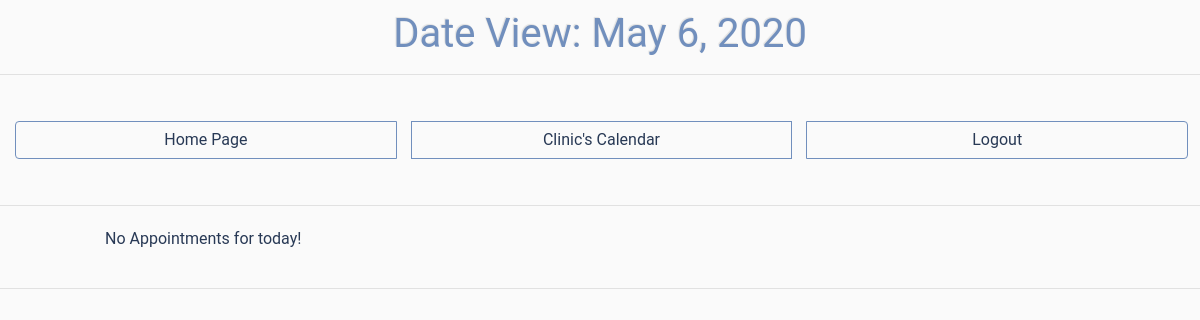
The page /reception_desk/date-view/2020-05-06 on the database as committed earlier.
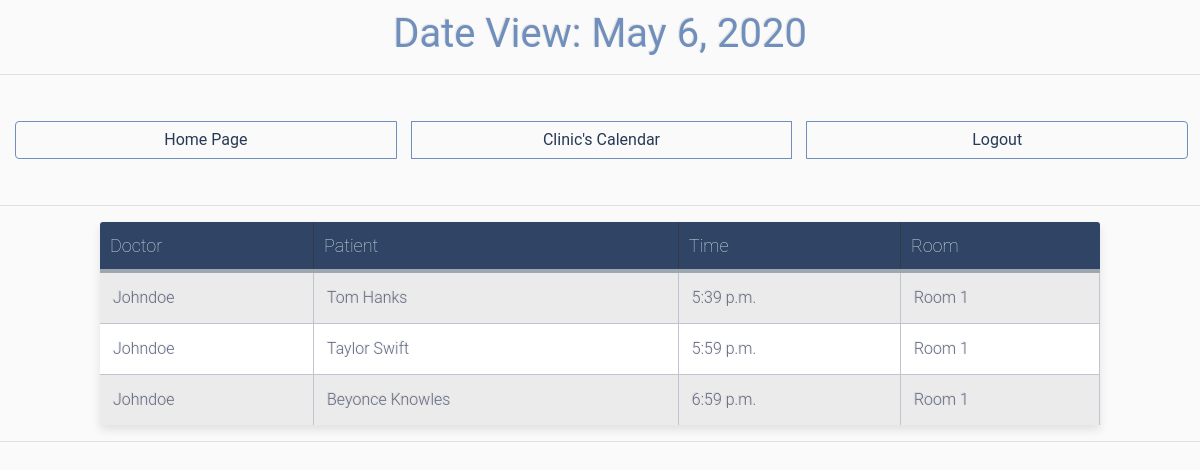
The same page on the database as committed later.
### general_models/models.py (models this page shows, shortened)
class Appointment(models.Model):
    doctor = models.ForeignKey(Doctor, on_delete=models.CASCADE)
    patient = models.ForeignKey(Patient, on_delete=models.CASCADE, null=True)
    date = models.DateField()
    time = models.TimeField()
    room = models.CharField(max_length=30, null=True)
    assigned = models.BooleanField( default=False)
    done = models.BooleanField( default=False)

class Doctor(models.Model):
    user = models.OneToOneField(User, on_delete=models.CASCADE)
    specialty = models.CharField(max_length=30)
    license_number = models.CharField(max_length=30, blank=True)
    def __str__(self):
        return self.user.username

class Patient(models.Model):
    first_name = models.CharField(max_length=30)
    last_name = models.CharField(max_length=30)
    gender = models.CharField(max_length=1, null=True)
    clinic_identifying_number = models.CharField(max_length=30)
    visa_number = models.CharField(max_length=30)
    language = models.CharField(max_length=30, default='English')
    phone_number = models.CharField(max_length=30, blank=True)
    origin_country = models.CharField(max_length=30, blank=True)
    date_of_birth = models.DateField(null=True)
    def __str__(self):
        return self.first_name + " " + self.last_name + "\n"

### reception_desk/views.py (the view)
# urls.py: path('date-view/<str:my_date>', views.date_view , name='date-view'),
def date_view(request, my_date):
    wanted_year = int(my_date[0:4])
    wanted_month = int(my_date[5:7])
    wanted_day = int(my_date[8:10])
    try:
        wanted_date = date(wanted_year, wanted_month, wanted_day)
    except:
        return render(request,'reception_desk/date_error.html') #case the given date is not valid
    appointment_list = gm.Appointment.objects.filter(date = wanted_date).order_by("time")
    rooms = set(appointment.room for appointment in  appointment_list)
    context = {'rooms':rooms,'appointment_list':appointment_list,'wanted_date':wanted_date, 'wanted_year': wanted_year,'wanted_month': wanted_month, 'wanted_day': wanted_day,}
    return render(request, 'reception_desk/date.html', context)

### reception_desk/templates/reception_desk/date.html (shortened to what this page needs)
{% load static %}
<!doctype html>
<html lang="en">
<head>
  <link rel="stylesheet" href="https://maxcdn.bootstrapcdn.com/bootstrap/4.0.0/css/bootstrap.min.css">
  <link rel="stylesheet" href="https://use.fontawesome.com/releases/v5.0.10/css/all.css">
  <link rel="stylesheet" type="text/css" href="{% static 'doctor_interface/style_interface.css'%}">
</head>
<body>
  <h1 class="title", style="text-align:center"> Date View: {{ wanted_date }}</h1>
  <hr>
  <div class="btn-group clearfix" style="width: 99%">
    <a class="btn btn-info left clearfix" style="width:33.3%; border: 1px solid  #718fbd;" href="{% url 'home' %}">Home Page</a>
    <a class="btn btn-info left clearfix" style="width:33.3%; border: 1px solid  #718fbd;"  href="{% url 'reception_desk:calendar' %}" >Clinic's Calendar</a>
    <a class="btn btn-info left clearfix" style="width:33.3%; border: 1px solid  #718fbd;" href="{% url 'logout' %}" >Logout</a>
  </div>
  <hr>
  {% if appointment_list %}
  <table class="table-fill">
    <thead>
      <tr>
        <th>Doctor</th>
        <th>Patient</th>
        <th>Time</th>
        <th>Room</th>
      </tr>
    </thead>
    <tbody class="table-hover">
      {% for appointment in appointment_list %}
      <tr>
        <td>{{ appointment.doctor}}</td>
        <td>{{ appointment.patient}}</td>
        <td>{{ appointment.time }}</td>
        <td>{{ appointment.room }}</td>
      </tr>
      {% endfor %}
    </tbody>
  </table>
  {% else %}
  <div class="table-title">
    <p style="color: #283955;">No Appointments for today!</p>
  </div>
  {% endif %}
  <hr>
</body>

### doctor_interface/static/doctor_interface/style_interface.css (style rules this page uses)
body { font-weight: 400; font-style:normal; font-family: "Roboto", helvetica, arial, sans-serif; background: #fafafa; }
.table-fill { background: white; font-family: "Roboto", helvetica, arial, sans-serif; border-radius:3px; border-collapse: collapse; height: 100px; margin: auto; max-width: 1000px; padding:5px; width: 100%; box-shadow: 0 5px 10px rgba(0, 0, 0, 0.1); animation: float 5s infinite; }
th { color:#D5DDE5; font-family: "Roboto", helvetica, arial, sans-serif; background: #304566; border-bottom:4px solid #9ea7af; border-right: 1px solid #343a45; font-size:18px; font-weight: 100; padding:10px; text-align:left; text-shadow: 0 1px 1px rgba(0, 0, 0, 0.1); vertical-align:middle; }
th:first-child { border-top-left-radius:3px; }
th:last-child { border-top-right-radius:3px; border-right:none; }
tr { border-top: 1px solid #C1C3D1; border-bottom: 1px solid #C1C3D1; font-family: "Roboto", helvetica, arial, sans-serif; color:#666B85; font-size:16px; font-weight:normal; text-shadow: 0 1px 1px rgba(256, 256, 256, 0.1); }
tr:first-child { border-top:none; }
tr:last-child { border-bottom:none; }
tr:nth-child(odd) td { background:#EBEBEB; }
td { background:#FFFFFF; font-family: "Roboto", helvetica, arial, sans-serif; padding:13px; text-align:left; vertical-align:middle; font-weight:300; font-size:16px; text-shadow: -1px -1px 1px rgba(0, 0, 0, 0.1); border-right: 1px solid #C1C3D1; }
.left { float: left; }
.btn { outline: none; color: #283955; background-color: transparent; box-shadow: 0 0 0 0; margin-right: 3px; }
.clearfix { margin: 15px; }
.title { text-align: center; margin: 10px; color: #718fbd; font-weight: 400; font-style:normal; font-family: "Roboto", helvetica, arial, sans-serif; text-shadow: -1px -1px 1px rgba(0, 0, 0, 0.1); }
a { color: #718fbd; }

Rows that differ between the two databases and show on the page:
now on this page (row edited): Appointment: doctor "Johndoe", patient "Tom Hanks", time "5:39 p.m.", room "Room 1"
now on this page (row edited): Appointment: doctor "Johndoe", patient "Taylor Swift", time "5:59 p.m.", room "Room 1"
now on this page (row edited): Appointment: doctor "Johndoe", patient "Beyonce Knowles", time "6:59 p.m.", room "Room 1"
Other text that changed with them:
text no longer shown: "No Appointments for today!"
text now shown: "Doctor Patient Time Room"
